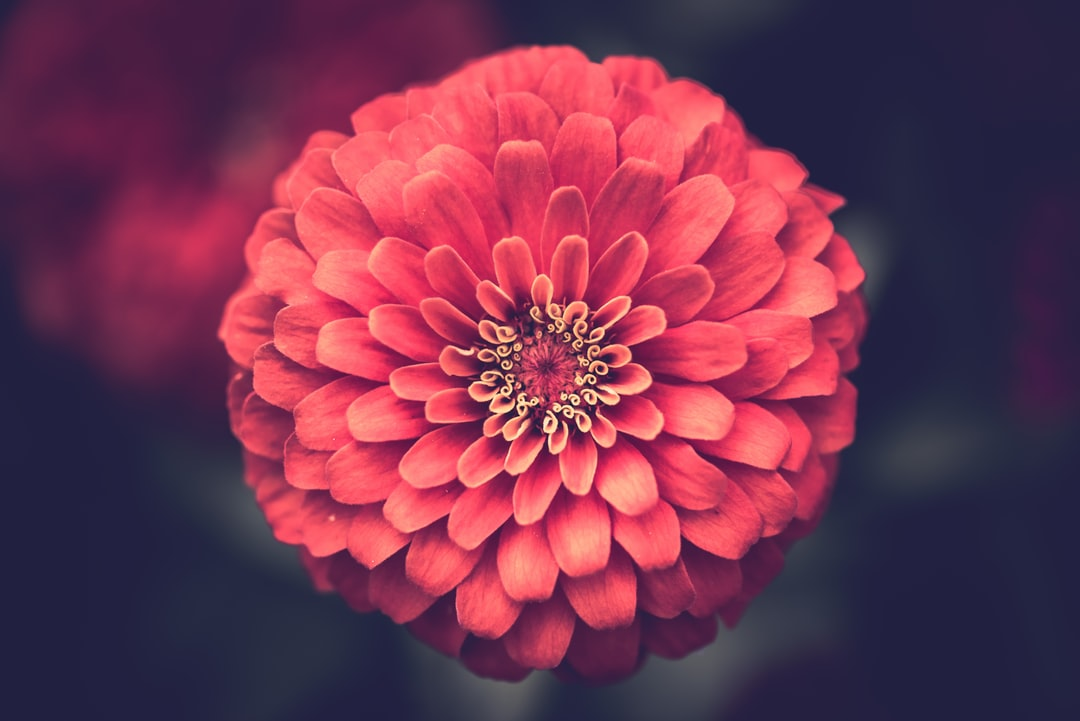
#> input picture test_image.jpeg, 1080 x 721 px
$ python main.py   (older library calls are emulated)
#> lines starting #> are read from the running program, lines starting #| are printed output that depends on the picture; after the words box and inside, x2 and y2 are one past the last pixel; in counts of white or black regions, pixels touching at a corner belong together
import cv2
import numpy as np

img = cv2.imread("./test_image.jpeg")
#> img is the input picture: shape (721, 1080, 3); mean B, G, R 79.8, 52.2, 115.9

# detecting edges
gray = cv2.cvtColor(img,cv2.COLOR_RGB2GRAY)                                                                 # convert image to gray scale
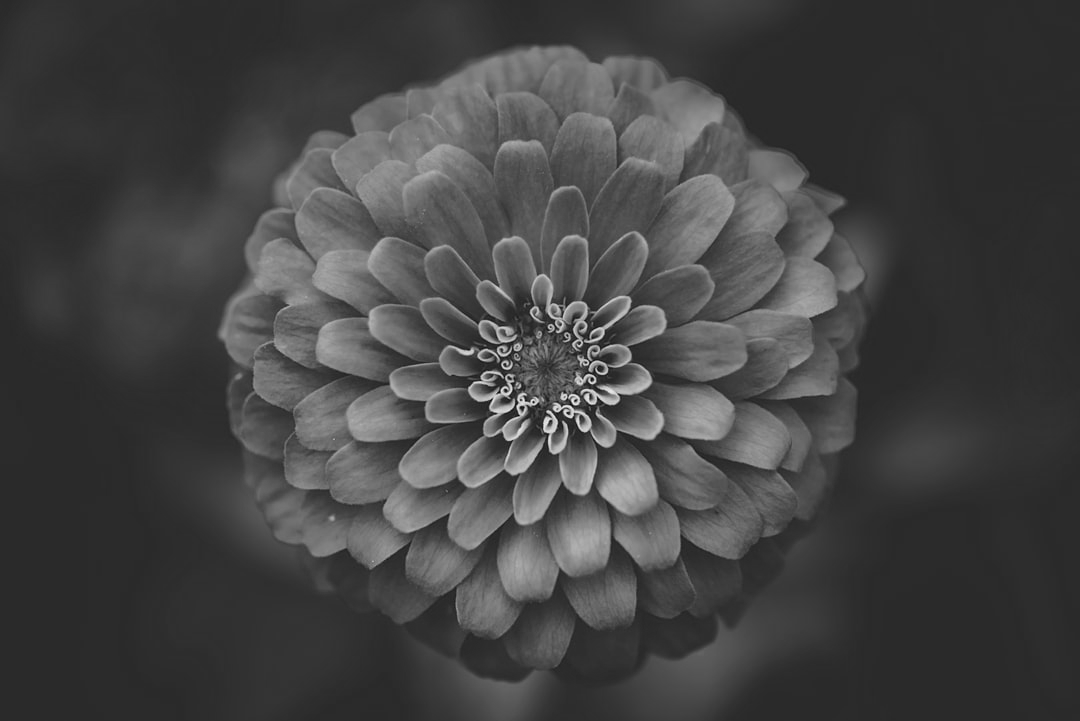
#> gray: shape (721, 1080); min 5, max 242, mean 67.7
blurred_img = cv2.medianBlur(gray, 5)                                                                       # median filter for smoothing and keeping edges
edges = cv2.Laplacian(gray, cv2.CV_8U)
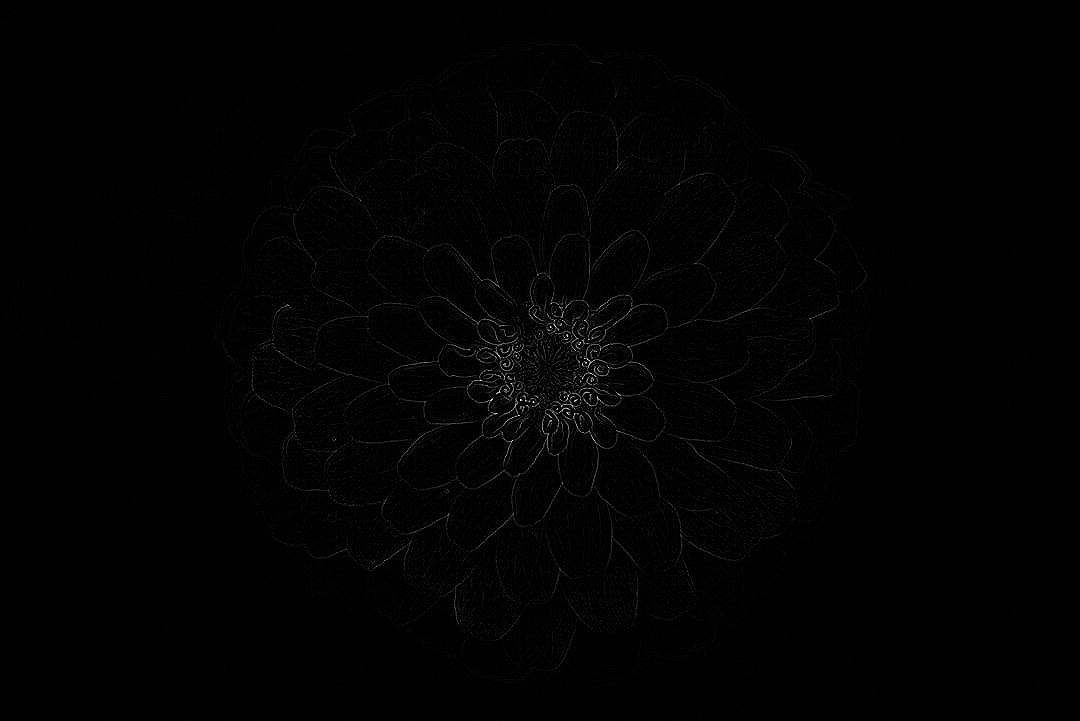
#> edges: shape (721, 1080); min 0, max 255, mean 1.8
_,edges = cv2.threshold(edges, 7, 255, cv2.THRESH_BINARY_INV)
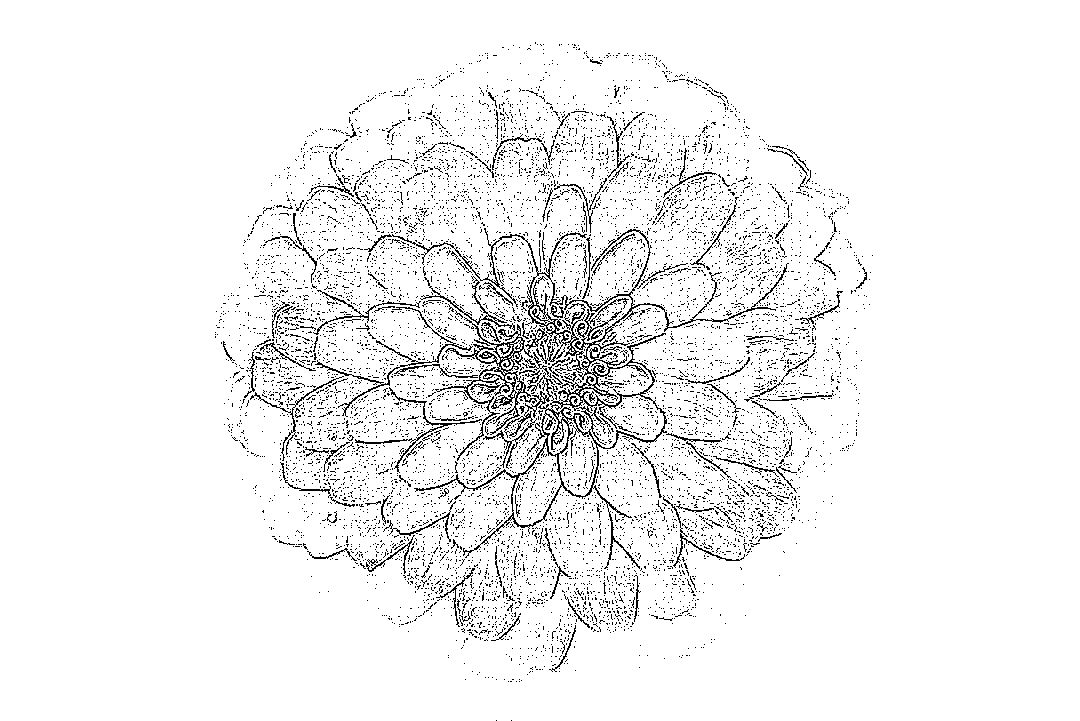
#> edges: shape (721, 1080); 94.8% white; black in thin lines or dots, all inside (x1, y1, x2, y2) = (215, 42, 873, 721)

# smoothing colored image
color_blured_image = cv2.bilateralFilter(img, 9, 300, 300)

#cartoon effect
cartoon = cv2.bitwise_and(color_blured_image, color_blured_image, mask=edges)
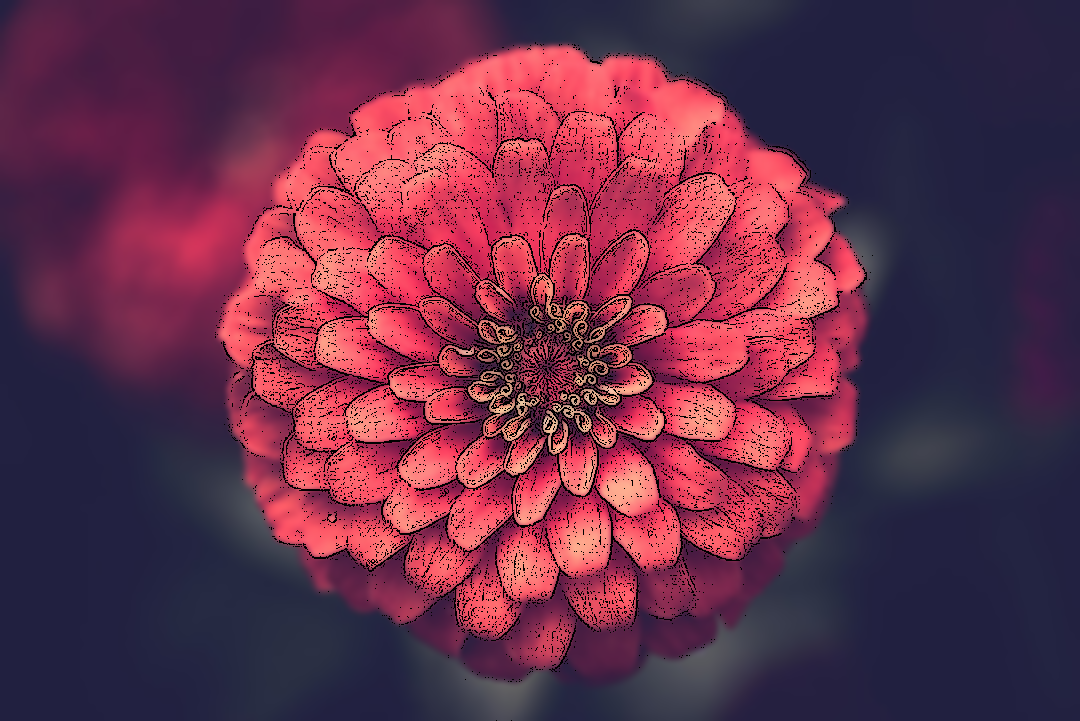
#> cartoon: shape (721, 1080, 3); mean B, G, R 74.9, 48.4, 105.6

cv2.imshow("image", img)
# [4 lines of commented-out code are left out]
cv2.imshow("cartoon", cartoon)
cv2.waitKey(0)
cv2.destroyAllWindows()
